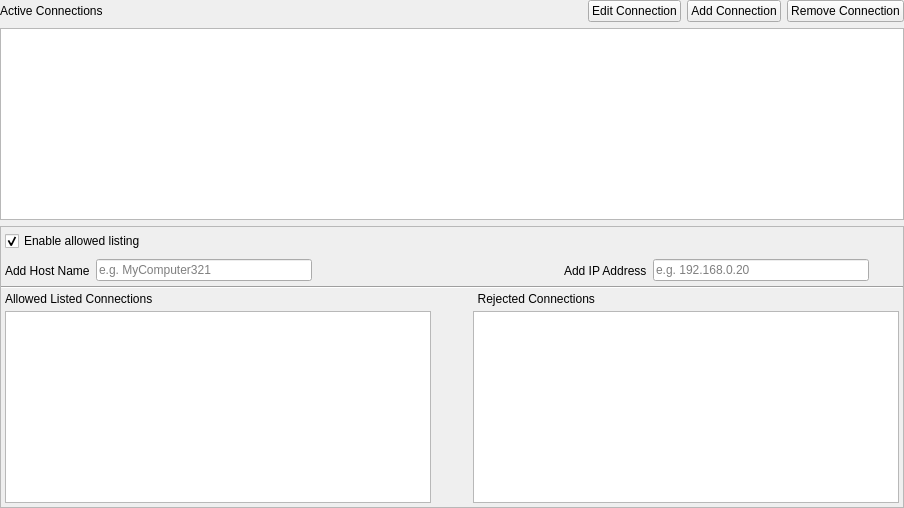
        <widget class="QWidget" name="connectionsDialog">
         <layout class="QVBoxLayout" name="verticalLayout_5">
          <property name="spacing">
           <number>6</number>
          </property>
          <property name="leftMargin">
           <number>0</number>
          </property>
          <property name="topMargin">
           <number>0</number>
          </property>
          <property name="rightMargin">
           <number>0</number>
          </property>
          <property name="bottomMargin">
           <number>0</number>
          </property>
          <item>
           <widget class="QWidget" name="connectHeader" native="true">
            <property name="sizePolicy">
             <sizepolicy hsizetype="Preferred" vsizetype="Fixed">
              <horstretch>0</horstretch>
              <verstretch>0</verstretch>
             </sizepolicy>
            </property>
            <property name="minimumSize">
             <size>
              <width>0</width>
              <height>0</height>
             </size>
            </property>
            <property name="maximumSize">
             <size>
              <width>16777215</width>
              <height>75</height>
             </size>
            </property>
            <property name="styleSheet">
             <string notr="true"/>
            </property>
            <layout class="QHBoxLayout" name="horizontalLayout_5">
             <property name="leftMargin">
              <number>0</number>
             </property>
             <property name="topMargin">
              <number>0</number>
             </property>
             <property name="rightMargin">
              <number>0</number>
             </property>
             <property name="bottomMargin">
              <number>0</number>
             </property>
             <item>
              <widget class="QLabel" name="activeConnectionsLabel">
               <property name="text">
                <string>Active Connections</string>
               </property>
              </widget>
             </item>
             <item>
              <spacer name="horizontalSpacer">
               <property name="orientation">
                <enum>Qt::Horizontal</enum>
               </property>
               <property name="sizeHint" stdset="0">
                <size>
                 <width>479</width>
                 <height>20</height>
                </size>
               </property>
              </spacer>
             </item>
             <item>
              <widget class="QPushButton" name="editConnectionButton">
               <property name="text">
                <string>Edit Connection</string>
               </property>
              </widget>
             </item>
             <item>
              <widget class="QPushButton" name="addConnectionButton">
               <property name="text">
                <string>Add Connection</string>
               </property>
              </widget>
             </item>
             <item>
              <widget class="QPushButton" name="removeConnectionButton">
               <property name="text">
                <string>Remove Connection</string>
               </property>
              </widget>
             </item>
            </layout>
           </widget>
          </item>
          <item>
           <widget class="AzQtComponents::TableView" name="connectionTreeView"/>
          </item>
          <item>
           <widget class="QFrame" name="allowedListOuterFrame">
            <property name="frameShape">
             <enum>QFrame::StyledPanel</enum>
            </property>
            <layout class="QVBoxLayout" name="allowedListVerticalLayout">
             <property name="spacing">
              <number>0</number>
             </property>
             <property name="leftMargin">
              <number>0</number>
             </property>
             <property name="topMargin">
              <number>0</number>
             </property>
             <property name="rightMargin">
              <number>0</number>
             </property>
             <property name="bottomMargin">
              <number>0</number>
             </property>
             <item>
              <widget class="QWidget" name="allowedListTopBarWidget" native="true">
               <layout class="QHBoxLayout" name="allowedListHorizontalBar">
                <property name="spacing">
                 <number>6</number>
                </property>
                <property name="leftMargin">
                 <number>4</number>
                </property>
                <property name="topMargin">
                 <number>4</number>
                </property>
                <property name="rightMargin">
                 <number>4</number>
                </property>
                <property name="bottomMargin">
                 <number>4</number>
                </property>
                <item>
                 <widget class="QCheckBox" name="allowedListEnableCheckBox">
                  <property name="toolTip">
                   <string>Enable or Disable allowed listing. Allowed listing is a security feature which limits what can connect to the asset processor.</string>
                  </property>
                  <property name="text">
                   <string>Enable allowed listing</string>
                  </property>
                  <property name="checked">
                   <bool>true</bool>
                  </property>
                 </widget>
                </item>
                <item>
                 <spacer name="allowedListBarSpacer">
                  <property name="orientation">
                   <enum>Qt::Horizontal</enum>
                  </property>
                  <property name="sizeHint" stdset="0">
                   <size>
                    <width>40</width>
                    <height>20</height>
                   </size>
                  </property>
                 </spacer>
                </item>
                <item>
                 <widget class="Line" name="allowedListSeparatorLine">
                  <property name="orientation">
                   <enum>Qt::Horizontal</enum>
                  </property>
                 </widget>
                </item>
               </layout>
              </widget>
             </item>
             <item>
              <widget class="QWidget" name="allowedListBottomBarWidget" native="true">
               <layout class="QHBoxLayout" name="allowedListHorizontalBar2">
                <property name="leftMargin">
                 <number>4</number>
                </property>
                <property name="topMargin">
                 <number>4</number>
                </property>
                <property name="rightMargin">
                 <number>4</number>
                </property>
                <property name="bottomMargin">
                 <number>4</number>
                </property>
                <item>
                 <widget class="QLabel" name="allowedListAddHostNameLabel">
                  <property name="toolTip">
                   <string>Allowed list a hostname. EX. MyComputer321</string>
                  </property>
                  <property name="text">
                   <string>Add Host Name</string>
                  </property>
                  <property name="buddy">
                   <cstring>allowedListAddHostNameLineEdit</cstring>
                  </property>
                 </widget>
                </item>
                <item>
                 <widget class="QLineEdit" name="allowedListAddHostNameLineEdit">
                  <property name="placeholderText">
                   <string>e.g. MyComputer321</string>
                  </property>
                  <property name="clearButtonEnabled">
                   <bool>true</bool>
                  </property>
                 </widget>
                </item>
                <item>
                 <widget class="QToolButton" name="allowedListAddHostNameToolButton">
                  <property name="toolTip">
                   <string>Add the hostname to the allowed list.</string>
                  </property>
                  <property name="text">
                   <string/>
                  </property>
                  <property name="icon">
                   <iconset resource="style/AssetProcessor.qrc">
                    <normaloff>:/AssetProcessor_plus.svg</normaloff>:/AssetProcessor_plus.svg</iconset>
                  </property>
                  <property name="autoRaise">
                   <bool>true</bool>
                  </property>
                 </widget>
                </item>
                <item>
                 <spacer name="allowedListHorizontalBar2Spacer">
                  <property name="orientation">
                   <enum>Qt::Horizontal</enum>
                  </property>
                  <property name="sizeHint" stdset="0">
                   <size>
                    <width>40</width>
                    <height>20</height>
                   </size>
                  </property>
                 </spacer>
                </item>
                <item>
                 <widget class="QLabel" name="allowedListAddIPLabel">
                  <property name="toolTip">
                   <string>Allowed list an ipv4 or ipv6 address with or without a CIDR range. EX.  192.168.0.20 or 192.168.0.0/24 or 2001:db8:85a3:8d3:1319:8a2e:370:7348  or  2001:db8:85a3:8d3:1319:8a2e:370:7348/32</string>
                  </property>
                  <property name="text">
                   <string>Add IP Address</string>
                  </property>
                  <property name="buddy">
                   <cstring>allowedListAddIPLineEdit</cstring>
                  </property>
                 </widget>
                </item>
                <item>
                 <widget class="QLineEdit" name="allowedListAddIPLineEdit">
                  <property name="placeholderText">
                   <string>e.g. 192.168.0.20</string>
                  </property>
                  <property name="clearButtonEnabled">
                   <bool>true</bool>
                  </property>
                 </widget>
                </item>
                <item>
                 <widget class="QToolButton" name="allowedListAddIPToolButton">
                  <property name="toolTip">
                   <string>Add the ip address to the allowed list.</string>
                  </property>
                  <property name="text">
                   <string/>
                  </property>
                  <property name="icon">
                   <iconset resource="style/AssetProcessor.qrc">
                    <normaloff>:/AssetProcessor_plus.svg</normaloff>:/AssetProcessor_plus.svg</iconset>
                  </property>
                  <property name="autoRaise">
                   <bool>true</bool>
                  </property>
                 </widget>
                </item>
               </layout>
              </widget>
             </item>
             <item>
              <layout class="QHBoxLayout" name="allowedListHorizontalBar3">
               <item>
                <widget class="Line" name="allowedListLine">
                 <property name="orientation">
                  <enum>Qt::Horizontal</enum>
                 </property>
                </widget>
               </item>
              </layout>
             </item>
             <item>
              <layout class="QHBoxLayout" name="allowedListHorizontalLabelsLayout">
               <property name="leftMargin">
                <number>4</number>
               </property>
               <item>
                <widget class="QLabel" name="allowedListAllowedListedConnnectionListLabel">
                 <property name="toolTip">
                  <string>Allowed listed connection are addresses, ranges and name that will be allowed to connect to the asset processor.</string>
                 </property>
                 <property name="text">
                  <string>Allowed Listed Connections</string>
                 </property>
                </widget>
               </item>
               <item>
                <spacer name="allowedListHorizontalLabelSpacer1">
                 <property name="orientation">
                  <enum>Qt::Horizontal</enum>
                 </property>
                 <property name="sizeHint" stdset="0">
                  <size>
                   <width>0</width>
                   <height>0</height>
                  </size>
                 </property>
                </spacer>
               </item>
               <item>
                <widget class="QLabel" name="allowedListRejectedConnectionListLabel">
                 <property name="toolTip">
                  <string>Rejected connections are addresses that failed to connect to the asset processor.</string>
                 </property>
                 <property name="text">
                  <string>     Rejected Connections</string>
                 </property>
                </widget>
               </item>
               <item>
                <spacer name="allowedListHorizontalLabelSpacer2">
                 <property name="orientation">
                  <enum>Qt::Horizontal</enum>
                 </property>
                 <property name="sizeHint" stdset="0">
                  <size>
                   <width>40</width>
                   <height>20</height>
                  </size>
                 </property>
                </spacer>
               </item>
              </layout>
             </item>
             <item>
              <layout class="QHBoxLayout" name="allowedListHorizontalViewsLayout">
               <property name="spacing">
                <number>9</number>
               </property>
               <property name="leftMargin">
                <number>4</number>
               </property>
               <property name="topMargin">
                <number>2</number>
               </property>
               <property name="rightMargin">
                <number>4</number>
               </property>
               <property name="bottomMargin">
                <number>4</number>
               </property>
               <item>
                <widget class="QListView" name="allowListAllowedListConnectionsListView">
                 <property name="showDropIndicator" stdset="0">
                  <bool>false</bool>
                 </property>
                </widget>
               </item>
               <item>
                <layout class="QVBoxLayout" name="allowedListButtonVerticalLayout">
                 <item>
                  <spacer name="allowedListVerticalSpacer1">
                   <property name="orientation">
                    <enum>Qt::Vertical</enum>
                   </property>
                   <property name="sizeHint" stdset="0">
                    <size>
                     <width>20</width>
                     <height>40</height>
                    </size>
                   </property>
                  </spacer>
                 </item>
                 <item>
                  <widget class="QToolButton" name="allowedListToAllowedListToolButton">
                   <property name="toolTip">
                    <string>Move a entry from rejected to the allowed list.</string>
                   </property>
                   <property name="text">
                    <string/>
                   </property>
                   <property name="icon">
                    <iconset resource="style/AssetProcessor.qrc">
                     <normaloff>:/AssetProcessor_arrow_left.svg</normaloff>:/AssetProcessor_arrow_left.svg</iconset>
                   </property>
                   <property name="autoRaise">
                    <bool>true</bool>
                   </property>
                  </widget>
                 </item>
                 <item>
                  <widget class="QToolButton" name="allowedListToRejectedListToolButton">
                   <property name="toolTip">
                    <string>Remove an entry from the whtie list.</string>
                   </property>
                   <property name="text">
                    <string/>
                   </property>
                   <property name="icon">
                    <iconset resource="style/AssetProcessor.qrc">
                     <normaloff>:/AssetProcessor_arrow_right.svg</normaloff>:/AssetProcessor_arrow_right.svg</iconset>
                   </property>
                   <property name="autoRaise">
                    <bool>true</bool>
                   </property>
                  </widget>
                 </item>
                 <item>
                  <spacer name="allowedListVerticalSpacer2">
                   <property name="orientation">
                    <enum>Qt::Vertical</enum>
                   </property>
                   <property name="sizeHint" stdset="0">
                    <size>
                     <width>20</width>
                     <height>40</height>
                    </size>
                   </property>
                  </spacer>
                 </item>
                </layout>
               </item>
               <item>
                <widget class="QListView" name="allowedListRejectedConnectionsListView">
                 <property name="showDropIndicator" stdset="0">
                  <bool>false</bool>
                 </property>
                </widget>
               </item>
              </layout>
             </item>
            </layout>
           </widget>
          </item>
         </layout>
        </widget>
